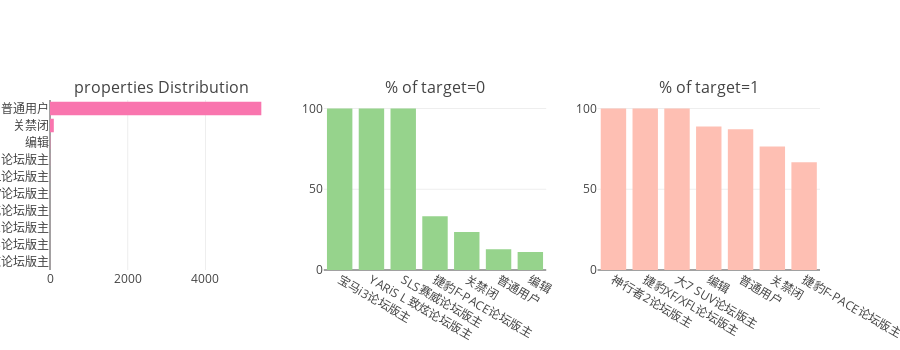

Notebook cell for this chart:
### Code cell
utils.catAndTrgt(jlr_df, 'properties')

### Figure 1 — Plotly figure (JSON) as saved in the notebook; plotly's stock layout.template omitted (floating-point values rounded to 4 significant figures)
{"data": [{"marker": {"color": "#f975ae"}, "orientation": "h", "type": "bar", "uid": "944aec28-9fc3-11e8-b932-6c40089fb510", "x": [1, 1, 1, 1, 2, 2, 3, 9, 98, 5437], "xaxis": "x", "y": ["YARiS L 致炫论坛版主", "宝马i3论坛版主", "神行者2论坛版主", "SLS赛威论坛版主", "大7 SUV论坛版主", "捷豹XF/XFL论坛版主", "捷豹F-PACE论坛版主", "编辑", "关禁闭", "普通用户"], "yaxis": "y"}, {"marker": {"color": "#96D38C"}, "name": "Target : 0", "type": "bar", "uid": "944c2c28-9fc3-11e8-ae3d-6c40089fb510", "x": ["宝马i3论坛版主", "YARiS L 致炫论坛版主", "SLS赛威论坛版主", "捷豹F-PACE论坛版主", "关禁闭", "普通用户", "编辑"], "xaxis": "x2", "y": [100, 100, 100, 33.33, 23.47, 12.82, 11.11], "yaxis": "y2"}, {"marker": {"color": "#FEBFB3"}, "name": "Target : 1", "type": "bar", "uid": "944d5f80-9fc3-11e8-be3b-6c40089fb510", "x": ["神行者2论坛版主", "捷豹XF/XFL论坛版主", "大7 SUV论坛版主", "编辑", "普通用户", "关禁闭", "捷豹F-PACE论坛版主"], "xaxis": "x3", "y": [100, 100, 100, 88.89, 87.18, 76.53, 66.67], "yaxis": "y3"}], "layout": {"annotations": [{"font": {"size": 16}, "showarrow": false, "text": "properties Distribution", "x": 0.1444, "xanchor": "center", "xref": "paper", "y": 1, "yanchor": "bottom", "yref": "paper"}, {"font": {"size": 16}, "showarrow": false, "text": "% of target=0", "x": 0.5, "xanchor": "center", "xref": "paper", "y": 1, "yanchor": "bottom", "yref": "paper"}, {"font": {"size": 16}, "showarrow": false, "text": "% of target=1", "x": 0.8556, "xanchor": "center", "xref": "paper", "y": 1, "yanchor": "bottom", "yref": "paper"}], "height": 350, "margin": {"l": 50}, "showlegend": false, "xaxis": {"anchor": "y", "domain": [0, 0.2889]}, "xaxis2": {"anchor": "y2", "domain": [0.3556, 0.6444]}, "xaxis3": {"anchor": "y3", "domain": [0.7111, 1]}, "yaxis": {"anchor": "x", "domain": [0, 1]}, "yaxis2": {"anchor": "x2", "domain": [0, 1]}, "yaxis3": {"anchor": "x3", "domain": [0, 1]}}}
